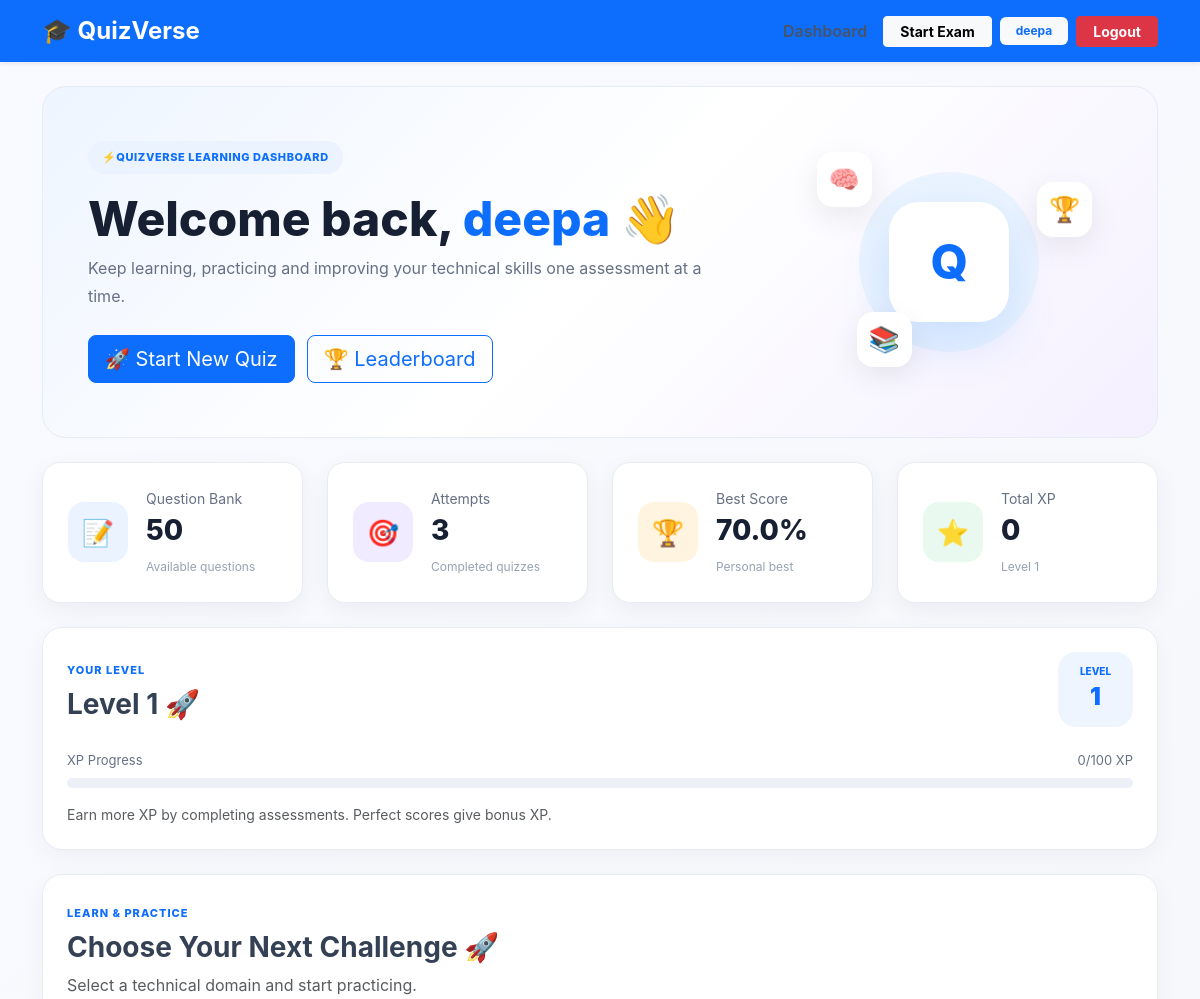
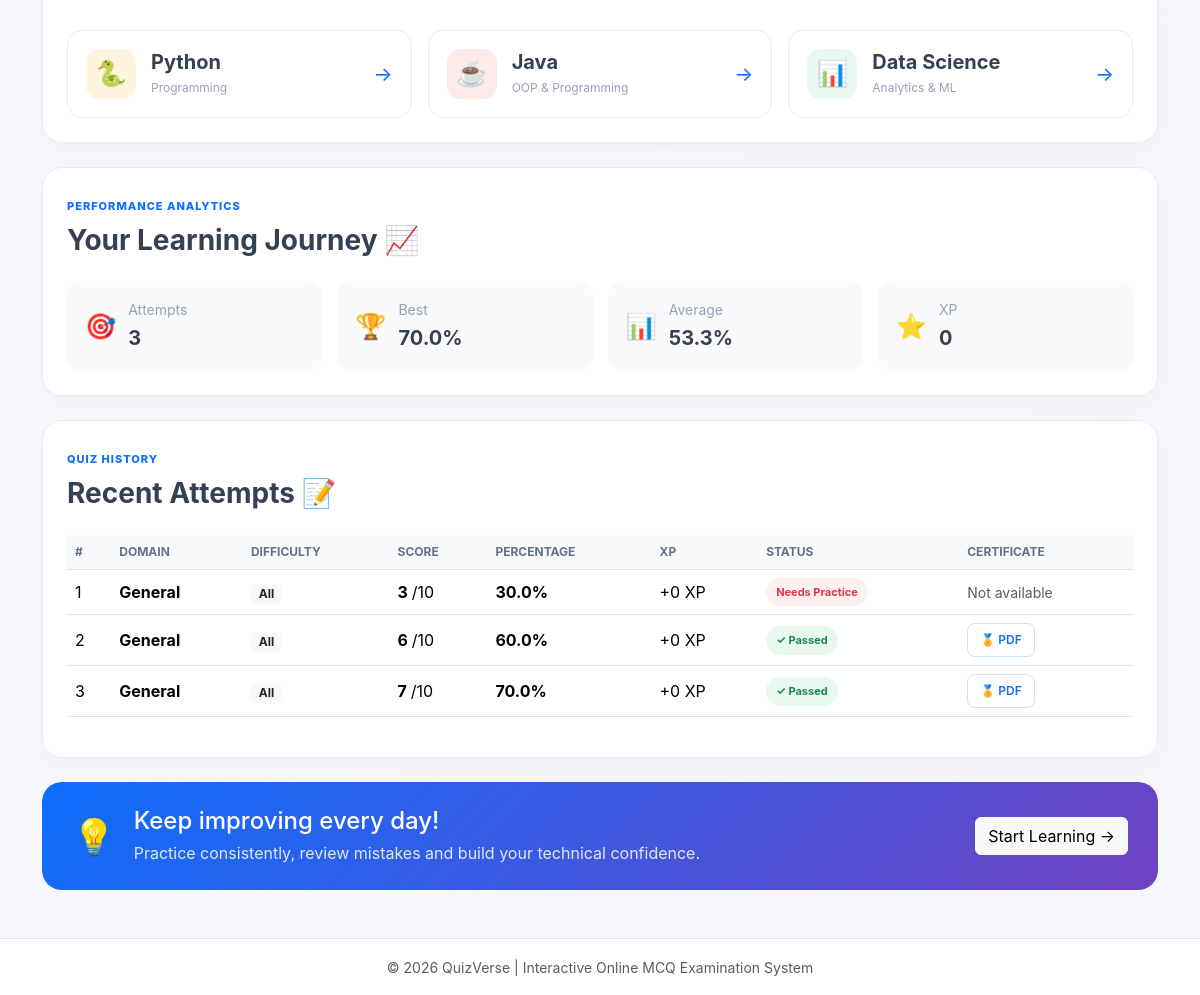
/dashboard (signed in), run on the app's committed database (2 pictures, top to bottom).
### tables this page shows
CREATE TABLE results (
            id INTEGER PRIMARY KEY AUTOINCREMENT,
            username TEXT NOT NULL,
            score INTEGER NOT NULL,
            total INTEGER NOT NULL,
            percentage REAL NOT NULL,
            submitted_at TIMESTAMP DEFAULT CURRENT_TIMESTAMP
        , category TEXT
            DEFAULT 'General', difficulty TEXT
            DEFAULT 'All', xp INTEGER DEFAULT 0);

### app.py (the view)
@app.route("/dashboard")
@login_required
def dashboard():
    username = session["username"]
    conn = get_db()
    attempts = conn.execute(
        """
        SELECT *
        FROM results
        WHERE username = ?
        ORDER BY submitted_at DESC
        """,
        (username,)
    ).fetchall()
    questions_count = conn.execute(
        """
        SELECT COUNT(*) AS count
        FROM questions
        """
    ).fetchone()["count"]
    attempts_count = len(attempts)
    if attempts:
        best_percentage = max(
            float(attempt["percentage"])
            for attempt in attempts
        )
        average_percentage = round(
            sum(
                float(attempt["percentage"])
                for attempt in attempts
            ) / attempts_count,
            1
        )
        total_xp = sum(
            int(attempt["xp"] or 0)
            for attempt in attempts
        )
    else:
        best_percentage = 0
        average_percentage = 0
        total_xp = 0
    level = (total_xp // 100) + 1
    progress_xp = total_xp % 100
    conn.close()
    return render_template(
        "dashboard.html",
        attempts=attempts,
        questions_count=questions_count,
        attempts_count=attempts_count,
        best_percentage=best_percentage,
        average_percentage=average_percentage,
        total_xp=total_xp,
        level=level,
        progress_xp=progress_xp
    )

### templates/dashboard.html (shortened to what this page needs)
{% extends "base.html" %}
{% block content %}
<div class="quiz-dashboard">
    <section class="dashboard-hero mb-4">
        <div class="row align-items-center">
            <div class="col-lg-8">
                <div class="hero-badge">
                    <span>⚡</span>
                    QUIZVERSE LEARNING DASHBOARD
                </div>
                <h1 class="dashboard-title mt-3">
                    Welcome back,
                    <span>{{ session.get("name") }}</span> 👋
                </h1>
                <p class="dashboard-subtitle">
                    Keep learning, practicing and improving your
                    technical skills one assessment at a time.
                </p>
                <div class="hero-actions">
                    <a
                        href="{{ url_for('exam') }}"
                        class="btn btn-primary btn-lg"
                    >
                        🚀 Start New Quiz
                    </a>
                    <a
                        href="{{ url_for('leaderboard') }}"
                        class="btn btn-outline-primary btn-lg"
                    >
                        🏆 Leaderboard
                    </a>
                </div>
            </div>
            <div class="col-lg-4 d-none d-lg-block">
                <div class="hero-illustration">
                    <div class="hero-circle">
                        <div class="hero-circle-inner">
                            Q
                        </div>
                    </div>
                    <div class="floating-icon icon-one">
                        🧠
                    </div>
                    <div class="floating-icon icon-two">
                        🏆
                    </div>
                    <div class="floating-icon icon-three">
                        📚
                    </div>
                </div>
            </div>
        </div>
    </section>
    <div class="row g-4 mb-4">
        <div class="col-xl-3 col-md-6">
            <div class="stat-card">
                <div class="stat-icon blue">
                    📝
                </div>
                <div class="stat-content">
                    <p>Question Bank</p>
                    <h2>
                        {{ questions_count }}
                    </h2>
                    <span>
                        Available questions
                    </span>
                </div>
            </div>
        </div>
        <div class="col-xl-3 col-md-6">
            <div class="stat-card">
                <div class="stat-icon purple">
                    🎯
                </div>
                <div class="stat-content">
                    <p>Attempts</p>
                    <h2>
                        {{ attempts_count }}
                    </h2>
                    <span>
                        Completed quizzes
                    </span>
                </div>
            </div>
        </div>
        <div class="col-xl-3 col-md-6">
            <div class="stat-card">
                <div class="stat-icon orange">
                    🏆
                </div>
                <div class="stat-content">
                    <p>Best Score</p>
                    <h2>
                        {{ best_percentage }}%
                    </h2>
                    <span>
                        Personal best
                    </span>
                </div>
            </div>
        </div>
        <div class="col-xl-3 col-md-6">
            <div class="stat-card">
                <div class="stat-icon green">
                    ⭐
                </div>
                <div class="stat-content">
                    <p>Total XP</p>
                    <h2>
                        {{ total_xp }}
                    </h2>
                    <span>
                        Level {{ level }}
                    </span>
                </div>
            </div>
        </div>
    </div>
    <section class="dashboard-card mb-4">
        <div class="card-body p-4">
            <div class="d-flex justify-content-between align-items-center">
                <div>
                    <span class="section-label">
                        YOUR LEVEL
                    </span>
                    <h3 class="fw-bold mt-2 mb-0">
                        Level {{ level }} 🚀
                    </h3>
                </div>
                <div class="level-badge">
                    <span>LEVEL</span>
                    <strong>
                        {{ level }}
                    </strong>
                </div>
            </div>
            <div class="progress-info mt-4">
                <span>
                    XP Progress
                </span>
                <span>
                    {{ progress_xp }}/100 XP
                </span>
            </div>
            <div
                class="progress modern-progress"
                data-progress="{{ progress_xp }}"
            >
            </div>
            <p class="text-muted small mt-3 mb-0">
                Earn more XP by completing assessments.
                Perfect scores give bonus XP.
            </p>
        </div>
    </section>
    <section class="dashboard-card mb-4">
        <div class="card-body p-4">
            <span class="section-label">
                LEARN & PRACTICE
            </span>
            <h3 class="fw-bold mt-2">
                Choose Your Next Challenge 🚀
            </h3>
            <p class="text-muted">
                Select a technical domain and start practicing.
            </p>
            <div class="row g-3 mt-2">
                <div class="col-md-4">
                    <a
                        href="{{ url_for(
                            'exam',
                            domain='Python',
                            difficulty='Easy'
                        ) }}"
                        class="quick-quiz-card"
                    >
                        <div class="quick-icon python">
                            🐍
                        </div>
                        <div>
                            <h5>
                                Python
                            </h5>
                            <span>
                                Programming
                            </span>
                        </div>
                        <span class="arrow">
                            →
                        </span>
                    </a>
                </div>
                <div class="col-md-4">
                    <a
                        href="{{ url_for(
                            'exam',
                            domain='Java',
                            difficulty='Easy'
                        ) }}"
                        class="quick-quiz-card"
                    >
                        <div class="quick-icon java">
                            ☕
                        </div>
                        <div>
                            <h5>
                                Java
                            </h5>
                            <span>
                                OOP & Programming
                            </span>
                        </div>
                        <span class="arrow">
                            →
                        </span>
                    </a>
                </div>
                <div class="col-md-4">
                    <a
                        href="{{ url_for(
                            'exam',
                            domain='Data Science',
                            difficulty='Easy'
                        ) }}"
                        class="quick-quiz-card"
                    >
                        <div class="quick-icon data">
                            📊
                        </div>
                        <div>
                            <h5>
                                Data Science
                            </h5>
                            <span>
                                Analytics & ML
                            </span>
                        </div>
                        <span class="arrow">
                            →
                        </span>
                    </a>
                </div>
            </div>
        </div>
    </section>
    <section class="dashboard-card mb-4">
        <div class="card-body p-4">
            <span class="section-label">
                PERFORMANCE ANALYTICS
            </span>
            <h3 class="fw-bold mt-2">
                Your Learning Journey 📈
            </h3>
            <div class="performance-grid mt-4">
                <div class="performance-box">
                    <span class="performance-icon">
                        🎯
                    </span>
                    <div>
                        <small>
                            Attempts
                        </small>
                        <strong>
                            {{ attempts_count }}
                        </strong>
                    </div>
                </div>
                <div class="performance-box">
                    <span class="performance-icon">
                        🏆
                    </span>
                    <div>
                        <small>
                            Best
                        </small>
                        <strong>
                            {{ best_percentage }}%
                        </strong>
                    </div>
                </div>
                <div class="performance-box">
                    <span class="performance-icon">
                        📊
                    </span>
                    <div>
                        <small>
                            Average
                        </small>
                        <strong>
                            {{ average_percentage }}%
                        </strong>
                    </div>
                </div>
                <div class="performance-box">
                    <span class="performance-icon">
                        ⭐
                    </span>
                    <div>
                        <small>
                            XP
                        </small>
                        <strong>
                            {{ total_xp }}
                        </strong>
                    </div>
                </div>
            </div>
        </div>
    </section>
    <section class="dashboard-card mb-4">
        <div class="card-body p-4">
            <span class="section-label">
                QUIZ HISTORY
            </span>
            <h3 class="fw-bold mt-2">
                Recent Attempts 📝
            </h3>
            {% if attempts %}
            <div class="table-responsive mt-4">
                <table class="table quiz-history-table align-middle">
                    <thead>
                        <tr>
                            <th>#</th>
                            <th>Domain</th>
                            <th>Difficulty</th>
                            <th>Score</th>
                            <th>Percentage</th>
                            <th>XP</th>
                            <th>Status</th>
                            <th>Certificate</th>
                        </tr>
                    </thead>
                    <tbody>
                        {% for attempt in attempts %}
                        <tr>
                            <td>
                                {{ loop.index }}
                            </td>
                            <td>
                                <strong>
                                    {{ attempt.category }}
                                </strong>
                            </td>
                            <td>
                                <span class="badge bg-light text-dark">
                                    {{ attempt.difficulty }}
                                </span>
                            </td>
                            <td>
                                <strong>
                                    {{ attempt.score }}
                                </strong>
                                /{{ attempt.total }}
                            </td>
                            <td>
                                <strong>
                                    {{ attempt.percentage }}%
                                </strong>
                            </td>
                            <td>
                                <span class="xp-value">
                                    +{{ attempt.xp }} XP
                                </span>
                            </td>
                            <td>
                                {% if attempt.percentage >= 50 %}
                                <span class="status-badge passed">
                                    ✓ Passed
                                </span>
                                {% else %}
                                <span class="status-badge failed">
                                    Needs Practice
                                </span>
                                {% endif %}
                            </td>
                            <td>
                                {% if attempt.percentage >= 50 %}
                                <a
                                    href="{{ url_for(
                                        'certificate',
                                        attempt_id=attempt.id
                                    ) }}"
                                    class="certificate-btn"
                                >
                                    🏅 PDF
                                </a>
                                {% else %}
                                <span class="text-muted small">
                                    Not available
                                </span>
                                {% endif %}
                            </td>
                        </tr>
                        {% endfor %}
                    </tbody>
                </table>
            </div>
            {% endif %}
        </div>
    </section>
    <section class="motivation-card">
        <div class="motivation-content">
            <span class="motivation-icon">
                💡
            </span>
            <div>
                <h4>
                    Keep improving every day!
                </h4>
                <p>
                    Practice consistently, review mistakes
                    and build your technical confidence.
                </p>
            </div>
        </div>
        <a
            href="{{ url_for('exam') }}"
            class="btn btn-light"
        >
            Start Learning →
        </a>
    </section>
</div>
{% endblock %}

### data on the page
results: percentage "70.0", category "General", difficulty "All", score "7", total "10", xp "0", shows "✓ Passed"
results: category "General", difficulty "All", score "3", total "10", percentage "30.0", xp "0", shows "Needs Practice", shows "Not available"
results: category "General", difficulty "All", score "6", total "10", percentage "60.0", xp "0", shows "✓ Passed"

### other printed values
{{ session.get("name") }} "deepa"
{{ questions_count }} "50"
{{ attempts_count }} "3"
{{ total_xp }} "0"
{{ level }} "1"
{{ progress_xp }} "0"
{{ average_percentage }} "53.3"
